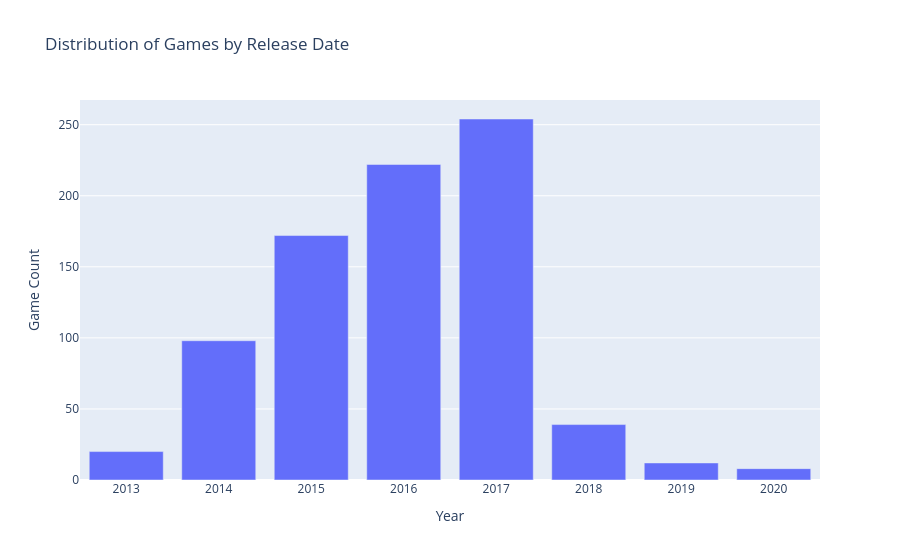

Notebook source saved alongside this figure:
### Code cell
#Plotting the Years:
px.bar(
    year_counts,
    x = year_counts.index,
    y = year_counts.values,
    title = 'Distribution of Games by Release Date',
    labels = 
    {'x' : 'Year',
     'y' : 'Game Count'}
)

### Figure 1 — Plotly figure (JSON) as saved in the notebook; plotly's stock layout.template omitted (floating-point values rounded to 4 significant figures)
{"data": [{"alignmentgroup": "True", "hovertemplate": "Year=%{x}<br>Game Count=%{y}<extra></extra>", "legendgroup": "", "marker": {"color": "#636efa", "pattern": {"shape": ""}}, "name": "", "offsetgroup": "", "orientation": "v", "showlegend": false, "textposition": "auto", "type": "bar", "x": [2017, 2016, 2015, 2014, 2018, 2013, 2019, 2020], "xaxis": "x", "y": [254, 222, 172, 98, 39, 20, 12, 8], "yaxis": "y"}], "layout": {"barmode": "relative", "legend": {"tracegroupgap": 0}, "title": {"text": "Distribution of Games by Release Date"}, "xaxis": {"anchor": "y", "domain": [0, 1], "title": {"text": "Year"}}, "yaxis": {"anchor": "x", "domain": [0, 1], "title": {"text": "Game Count"}}}}
